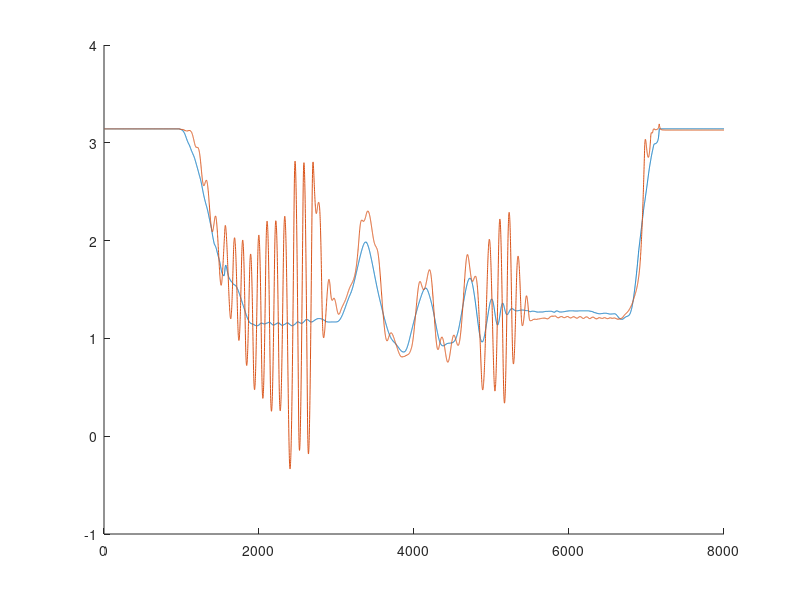
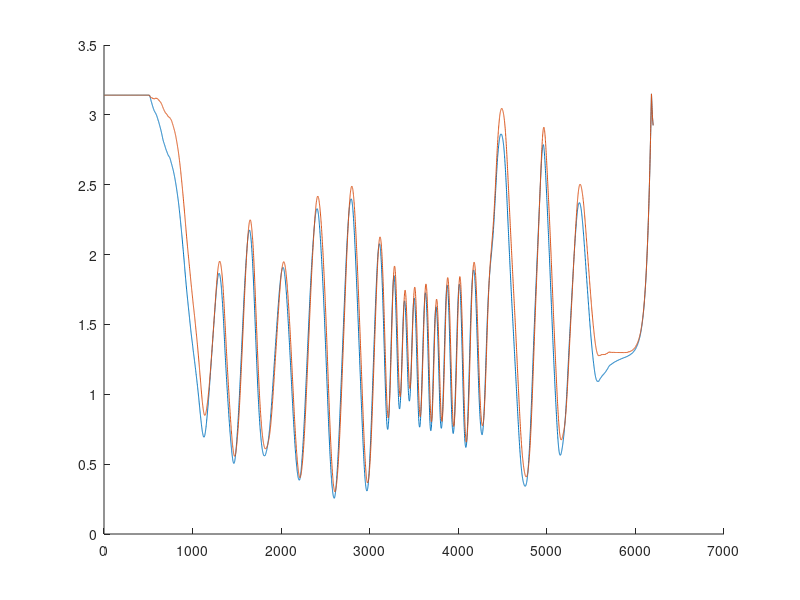
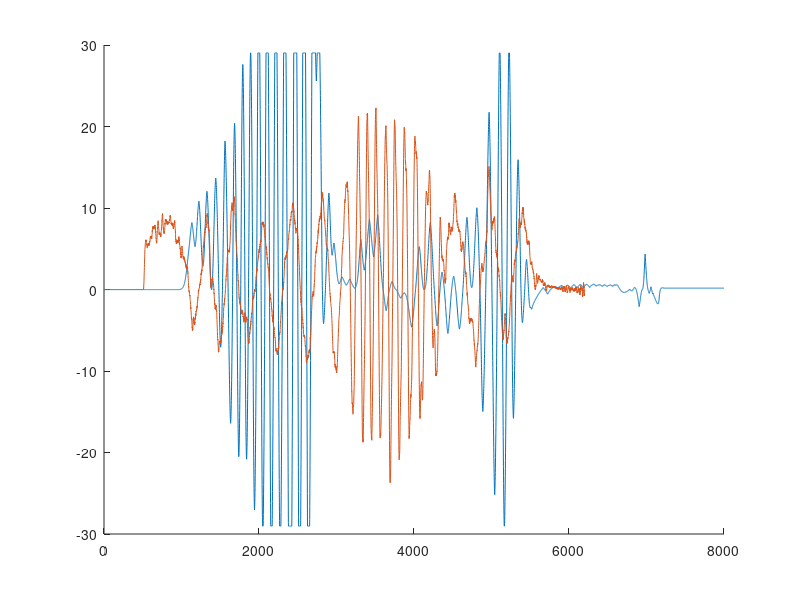

Recreate these plots in MATLAB, in order.
% SSI virtual environment data processing

%% load data
SSI_data = load("SSI_teleop_test1.txt"); 
PD_data = load("SSI_teleop_test2_PD.txt"); 

% data format: [SSI_case, U0-5000, (Pos1raw*(2*M_PI/8192)*1000), (ScaledPosDiff*1000), (ScaledVelDiff*1000), ((Ke+delO)*1000), (Id_SSI*1000), (Id_PD*1000)]

%% scale data
SSI_data(:,3:8) = SSI_data(:,3:8)/1000; 
PD_data(:,3:8) = PD_data(:,3:8)/1000;

Imax = 1.5; % A
kt = 19.4; % in mNm/A
SSI_data(:,2) = (SSI_data(:,2)/4000)*Imax*kt; % commanded T in mNm
PD_data(:,2) = (PD_data(:,2)/4000)*Imax*kt;

% new data format: [SSI_case, actual current, Pos1, PosDiff, VelDiff, Ke+delO, Id_SSI, Id_PD]

%% plot the plots

figure; hold on;
plot(SSI_data(:,3));
plot(SSI_data(:,3)-SSI_data(:,4));
hold off;

figure; hold on;
plot(PD_data(:,3));
plot(PD_data(:,3)-PD_data(:,4));
hold off;

figure; hold on;
plot(SSI_data(:,2));
plot(PD_data(:,2));
hold off;
